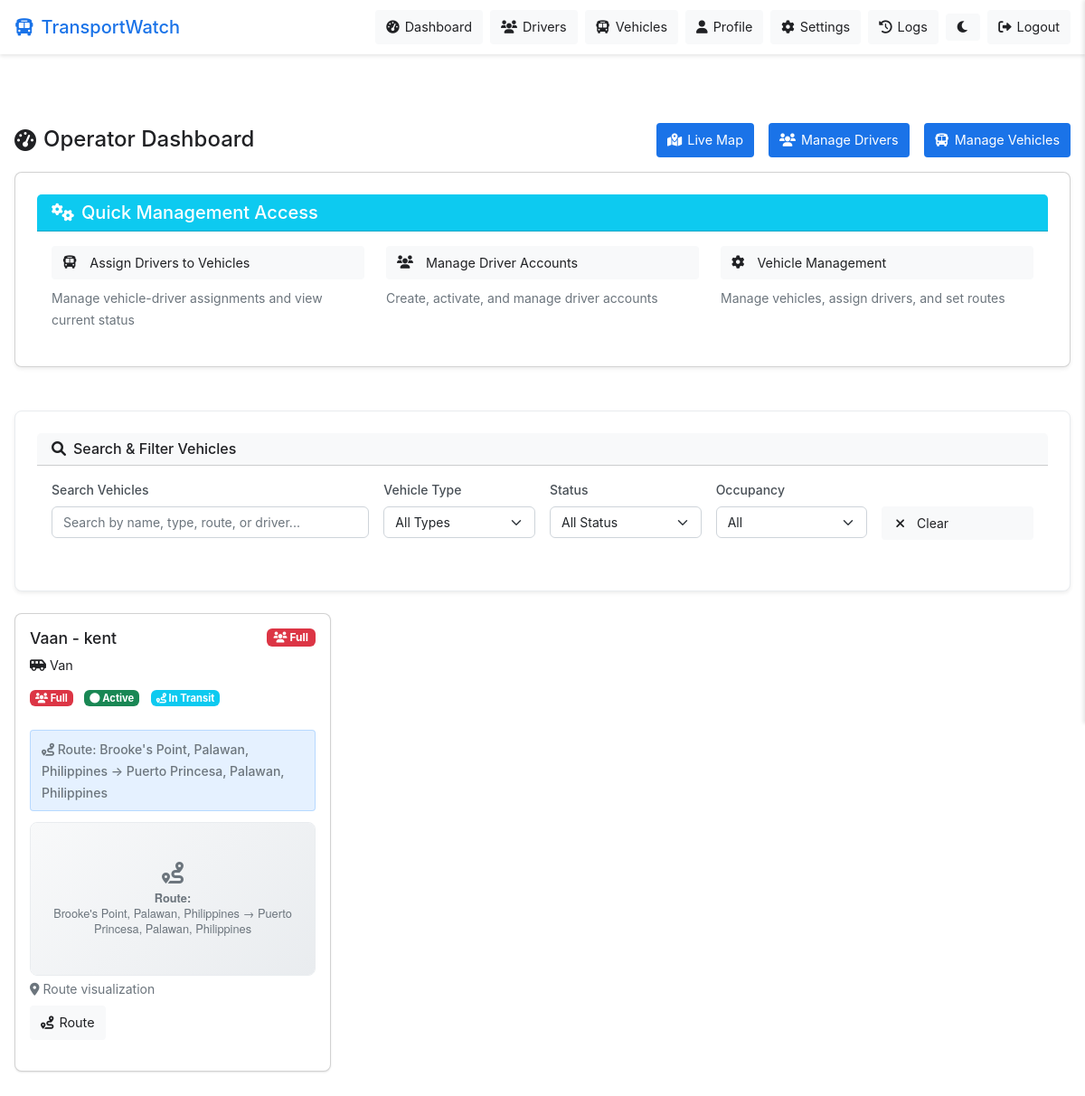
/operator/dashboard (signed in), run on the app's committed database.
### models/vehicle.py (models this page shows, shortened)
class Vehicle(db.Model):
    __tablename__ = 'vehicles'
    __table_args__ = {'extend_existing': True}  # Handle existing table
    id = db.Column(db.Integer, primary_key=True)
    registration_number = db.Column(db.String(20), unique=True, nullable=False)
    vehicle_type = db.Column(db.String(50), nullable=False)
    capacity = db.Column(db.Integer, nullable=False)
    status = db.Column(db.String(20), default='active')
    created_at = db.Column(db.DateTime, default=datetime.utcnow)
    occupancy_status = db.Column(db.String(20), default='empty')
    last_speed_kmh = db.Column(db.Float, default=0.0)
    current_latitude = db.Column(db.Float)
    current_longitude = db.Column(db.Float)
    last_updated = db.Column(db.DateTime, default=datetime.utcnow)
    accuracy = db.Column(db.Float, default=0.0)
    route = db.Column(db.String(100))
    route_info = db.Column(db.Text)
    owner_id = db.Column(db.Integer, db.ForeignKey('users.id'), nullable=False)
    assigned_driver_id = db.Column(db.Integer, db.ForeignKey('users.id'))
    owner = db.relationship('User', foreign_keys=[owner_id], backref='owned_vehicles')
    assigned_driver = db.relationship('User', foreign_keys=[assigned_driver_id], backref='assigned_vehicle')
    location_logs = db.relationship('LocationLog', backref='vehicle', lazy='dynamic')

### models/user.py (models this page shows, shortened)
class User(UserMixin, db.Model):
    __tablename__ = 'users'
    __table_args__ = {'extend_existing': True}  # Handle existing table
    id = db.Column(db.Integer, primary_key=True, autoincrement=True)
    username = db.Column(db.String(80), unique=True, nullable=False)
    email = db.Column(db.String(120), unique=True, nullable=False)
    password_hash = db.Column(db.String(255), nullable=False)
    user_type = db.Column(db.String(20), nullable=False)  # 'admin', 'operator', 'driver'
    created_at = db.Column(db.DateTime, default=datetime.utcnow)
    first_name = db.Column(db.String(100), nullable=True)
    middle_name = db.Column(db.String(100), nullable=True)
    last_name = db.Column(db.String(100), nullable=True)
    is_active = db.Column(db.Boolean, default=True, nullable=False)
    profile_image_url = db.Column(db.String(500), nullable=True)
    created_by_id = db.Column(db.Integer, db.ForeignKey('users.id'), nullable=True)  # For drivers created by operators
    created_by = db.relationship('User', remote_side=[id], backref='created_users')
    current_latitude = db.Column(db.Float, nullable=True)
    current_longitude = db.Column(db.Float, nullable=True)
    accuracy = db.Column(db.Float, nullable=True)  # accuracy in meters
    company_name = db.Column(db.String(200), nullable=True)
    contact_number = db.Column(db.String(50), nullable=True)
    notifications = db.relationship('Notification', backref=db.backref('user_backref', uselist=False), lazy='dynamic')
    notification_settings = db.relationship('NotificationSetting', backref=db.backref('user_backref', uselist=False), uselist=False)

### routes/operator.py (the view)
@operator_bp.route('/dashboard')
@login_required
def dashboard():
    if current_user.user_type != 'operator' and current_user.user_type != 'admin':
        flash('Access denied. Operator account required.', 'error')
        return redirect(url_for('index'))
    vehicles = Vehicle.query.filter(
        Vehicle.owner_id == current_user.id,
        Vehicle.assigned_driver_id.isnot(None),
        Vehicle.status == 'active'
    ).all()
    from models.user import Trip
    for vehicle in vehicles:
        if vehicle.assigned_driver_id:
            _ = vehicle.assigned_driver
        active_trip = Trip.query.filter_by(
            vehicle_id=vehicle.id,
            status='active'
        ).first()
        vehicle.has_active_trip = active_trip is not None
        vehicle.active_trip = active_trip
    return render_template('operator/dashboard.html', vehicles=vehicles)

### app.py (called while the page is built)
@login_manager.user_loader
def load_user(user_id):
    return User.query.get(int(user_id))

@app.context_processor
def inject_user():
    from flask import request
    from flask_login import current_user
    if request.endpoint == 'index':
        return {}  # Return empty context for public page
    return dict(current_user=current_user)

### templates/operator/dashboard.html (shortened to what this page needs)
{% extends "base.html" %}
{% block extra_css %}
<link rel="stylesheet" href="https://unpkg.com/leaflet@1.7.1/dist/leaflet.css" />
{% endblock %}
{% block content %}
<div class="page-header">
    <h1><i class="fas fa-tachometer-alt"></i> <span>Operator Dashboard</span></h1>
    <div class="header-actions">
        <button class="btn btn-primary" onclick="showLiveMapModal()">
            <i class="fas fa-map-marked-alt"></i> <span class="btn-text">Live Map</span>
        </button>
        <a href="{{ url_for('operator.manage_drivers_page') }}" class="btn btn-primary">
            <i class="fas fa-users"></i> <span class="btn-text">Manage Drivers</span>
        </a>
        <a href="{{ url_for('operator.manage_vehicles') }}" class="btn btn-primary">
            <i class="fas fa-bus"></i> <span class="btn-text">Manage Vehicles</span>
        </a>
    </div>
</div>
<div class="row mb-4">
    <div class="col-12">
        <div class="card shadow-sm">
            <div class="card-header bg-info text-white">
                <h5 class="mb-0">
                    <i class="fas fa-cogs me-2"></i>Quick Management Access
                </h5>
            </div>
            <div class="card-body">
                <div class="row">
                    <div class="col-md-4">
                        <a href="{{ url_for('operator.manage_vehicles') }}" class="btn btn-outline-info w-100 mb-2">
                            <i class="fas fa-bus me-2"></i>Assign Drivers to Vehicles
                        </a>
                        <small class="text-muted">Manage vehicle-driver assignments and view current status</small>
                    </div>
                    <div class="col-md-4">
                        <a href="{{ url_for('operator.manage_drivers_page') }}" class="btn btn-outline-info w-100 mb-2">
                            <i class="fas fa-users me-2"></i>Manage Driver Accounts
                        </a>
                        <small class="text-muted">Create, activate, and manage driver accounts</small>
                    </div>
                    <div class="col-md-4">
                        <a href="{{ url_for('operator.manage_vehicles') }}" class="btn btn-outline-info w-100 mb-2">
                            <i class="fas fa-cog me-2"></i>Vehicle Management
                        </a>
                        <small class="text-muted">Manage vehicles, assign drivers, and set routes</small>
                    </div>
                </div>
            </div>
        </div>
    </div>
</div>
<div class="vehicle-search-section mb-4">
    <div class="card shadow-sm">
        <div class="card-header bg-light">
            <h6 class="mb-0">
                <i class="fas fa-search me-2"></i>Search & Filter Vehicles
            </h6>
        </div>
        <div class="card-body">
            <div class="row g-3">
                <div class="col-md-4">
                    <div class="form-group">
                        <label for="vehicleSearch" class="form-label">Search Vehicles</label>
                        <input type="text" id="vehicleSearch" class="form-control" placeholder="Search by name, type, route, or driver...">
                    </div>
                </div>
                <div class="col-md-2">
                    <div class="form-group">
                        <label for="typeFilter" class="form-label">Vehicle Type</label>
                        <select id="typeFilter" class="form-select">
                            <option value="">All Types</option>
                        </select>
                    </div>
                </div>
                <div class="col-md-2">
                    <div class="form-group">
                        <label for="statusFilter" class="form-label">Status</label>
                        <select id="statusFilter" class="form-select">
                            <option value="">All Status</option>
                        </select>
                    </div>
                </div>
                <div class="col-md-2">
                    <div class="form-group">
                        <label for="occupancyFilter" class="form-label">Occupancy</label>
                        <select id="occupancyFilter" class="form-select">
                            <option value="">All</option>
                        </select>
                    </div>
                </div>
                <div class="col-md-2">
                    <div class="form-group">
                        <label class="form-label">&nbsp;</label>
                        <button id="clearFilters" class="btn btn-outline-secondary w-100">
                            <i class="fas fa-times me-2"></i>Clear
                        </button>
                    </div>
                </div>
            </div>
        </div>
    </div>
</div>
<div class="vehicle-grid">
    {% if vehicles %}
    {% for vehicle in vehicles %}
    <div class="card">
        <div style="display: flex; justify-content: space-between; align-items: start;">
            <div>
                <h3>
                    {{ vehicle.registration_number }}
                    {% if vehicle.assigned_driver %}
                    - {{ vehicle.assigned_driver.username }}
                    {% endif %}
                </h3>
                <p>
                    <i class="fas {% if vehicle.vehicle_type == 'bus' %}fa-bus{% else %}fa-van-shuttle{% endif %}"></i>
                    {{ vehicle.vehicle_type|title }}
                </p>
                <div class="vehicle-status-info">
                    <span class="badge {% if vehicle.occupancy_status == 'full' %}bg-danger{% elif vehicle.occupancy_status == 'partial' %}bg-warning{% else %}bg-success{% endif %} me-2">
                        <i class="fas fa-users"></i> {{ vehicle.occupancy_status|title }}
                    </span>
                    <span class="badge {% if vehicle.status == 'active' %}bg-success{% elif vehicle.status == 'delayed' %}bg-warning{% else %}bg-secondary{% endif %} me-2">
                        <i class="fas fa-circle"></i> {{ vehicle.status|title }}
                    </span>
                    {% if vehicle.has_active_trip %}
                    <span class="badge bg-info">
                        <i class="fas fa-route"></i> In Transit
                    </span>
                    {% endif %}
                </div>
            </div>
            <div class="vehicle-status-badges">
                <span class="badge {% if vehicle.occupancy_status == 'full' %}bg-danger{% elif vehicle.occupancy_status == 'partial' %}bg-warning{% else %}bg-success{% endif %}">
                    <i class="fas fa-users"></i> {{ vehicle.occupancy_status|title }}
                </span>
            </div>
        </div>
        <div style="margin-top: 10px; margin-bottom: 10px;">
            {% if vehicle.route %}
            <div class="route-info mb-2">
                <small class="text-muted">
                    <i class="fas fa-route"></i> Route: {{ vehicle.route }}
                </small>
            </div>
            <div class="route-map-container mb-2">
                <div id="routeMap-{{ vehicle.id }}" class="route-map"
                     data-route="{{ vehicle.route }}"
                     data-vehicle-id="{{ vehicle.id }}"
                     data-route-info="{{ vehicle.route_info if vehicle.route_info else '' }}">
                </div>
                <small class="text-muted d-block mt-1">
                    <i class="fas fa-map-marker-alt"></i> Route visualization
                </small>
            </div>
            {% endif %}
            <div class="d-flex gap-2 mb-2">
                <button class="btn btn-warning btn-sm" onclick="showRouteOverrideModal({{ vehicle.id }}, '{{ vehicle.registration_number }}', {{ (vehicle.route if vehicle.route else "No route set")|tojson }})">
                    <i class="fas fa-route"></i> Route
                </button>
            </div>
        </div>
    </div>
    {% endfor %}
    {% else %}
    <div class="card" style="grid-column: 1 / -1; text-align: center;">
        <p>No vehicles added yet. Use the "Manage Vehicles" button to add vehicles.</p>
    </div>
    {% endif %}
</div>
{% endblock %}

### static/css/main.css (style rules this page uses)
:root { --primary-color: #1a73e8; --secondary-color: #5f6368; --background-color: #ffffff; --text-color: #202124; --error-color: #d93025; --success-color: #1e8e3e; --border-color: #dadce0; --hover-color: #f8f9fa; }
* { margin: 0; padding: 0; box-sizing: border-box; }
body { font-family: 'Roboto', sans-serif; background-color: var(--background-color); color: var(--text-color); line-height: 1.6; transition: background-color 0.3s, color 0.3s; }
.btn { padding: 8px 16px; border-radius: 4px; font-weight: 500; cursor: pointer; transition: background-color 0.2s, transform 0.1s; border: none; outline: none; }
.btn-primary { background-color: var(--primary-color); color: white; }
.card { background-color: var(--background-color); border-radius: 8px; box-shadow: 0 2px 4px rgba(0, 0, 0, 0.1); padding: 24px; margin-bottom: 24px; }
.form-group { margin-bottom: 16px; }
.form-label { display: block; margin-bottom: 8px; font-weight: 500; }
.page-header h1 i { display: inline-flex; align-items: center; justify-content: center; width: 24px; height: 24px; }
.btn i { display: inline-flex; align-items: center; justify-content: center; }

### templates/base.html (style rules this page uses)
:root[data-theme="light"] { --primary-color: #1a73e8; --secondary-color: #5f6368; --success-color: #34a853; --error-color: #ea4335; --warning-color: #fbbc05; --background-color: #ffffff; --hover-color: #f8f9fa; --border-color: #dadce0; --text-color: #202124; --text-secondary: #5f6368; --nav-background: #ffffff; --card-background: #ffffff; }
body { margin: 0; padding: 0; font-family: -apple-system, BlinkMacSystemFont, "Segoe UI", Roboto, "Helvetica Neue", Arial, sans-serif; background-color: var(--background-color); color: var(--text-color); transition: background-color 0.3s, color 0.3s; }
.form-group { margin-bottom: 16px; }
.form-label { display: block; margin-bottom: 8px; color: var(--text-secondary); }
.btn { padding: 8px 12px; border: none; border-radius: 4px; font-size: 0.9rem; cursor: pointer; transition: background-color 0.2s; text-decoration: none; display: inline-flex; align-items: center; gap: 6px; color: var(--text-color); background-color: var(--hover-color); }
.btn-primary { background-color: var(--primary-color); color: white; }
.card { background-color: var(--card-background); border-radius: 8px; box-shadow: 0 1px 2px rgba(0, 0, 0, 0.1); padding: 24px; color: var(--text-color); transition: background-color 0.3s, color 0.3s; }
input, select, textarea, button, .form-control, .form-check-input { position: relative; z-index: 2070 !important; }

### data on the page
Vehicle: registration_number "Vaan", assigned_driver.username "kent", vehicle_type "Van", occupancy_status "Full", status "Active", route "Brooke's Point, Palawan, Philippines → Puerto Princesa, Palawan, Philippines"
